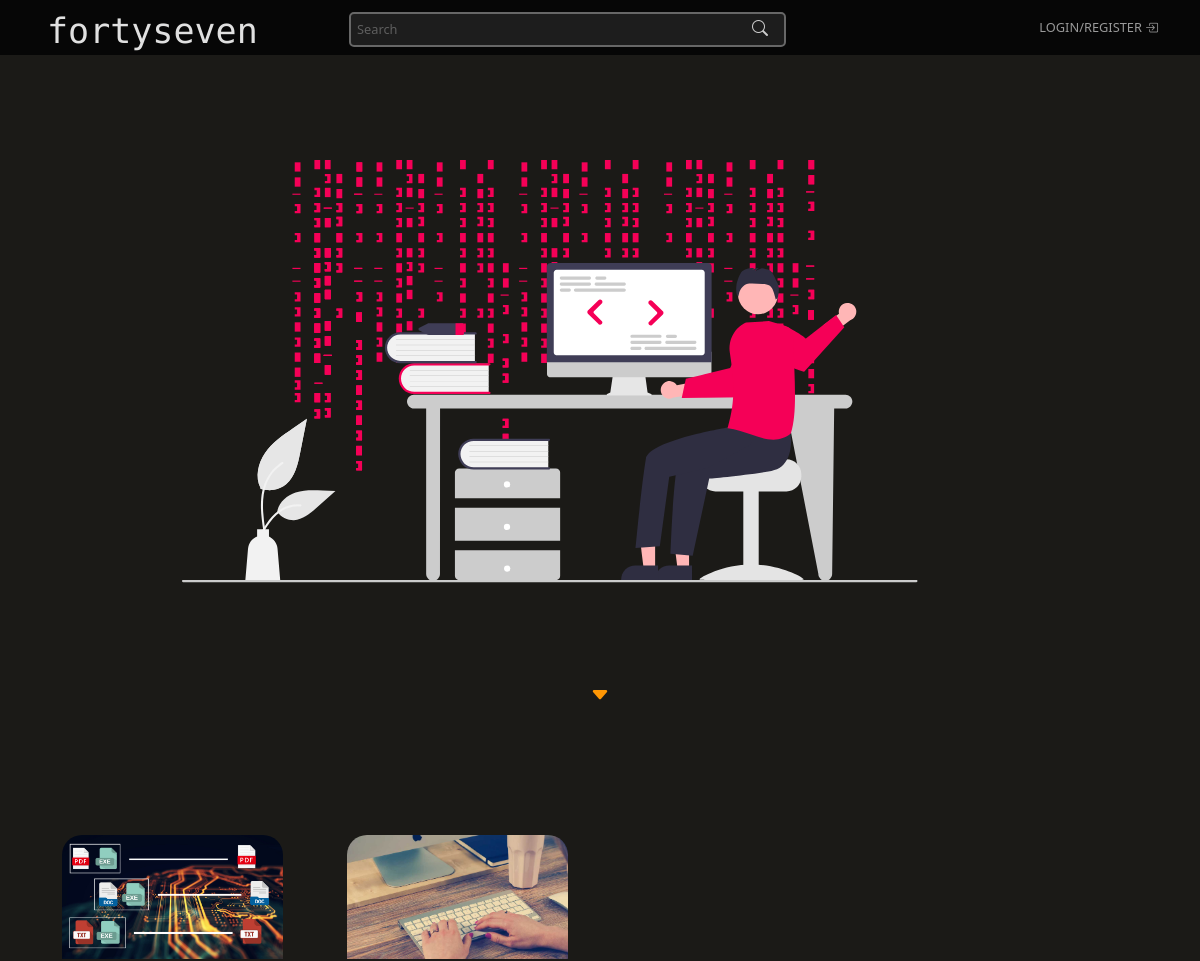
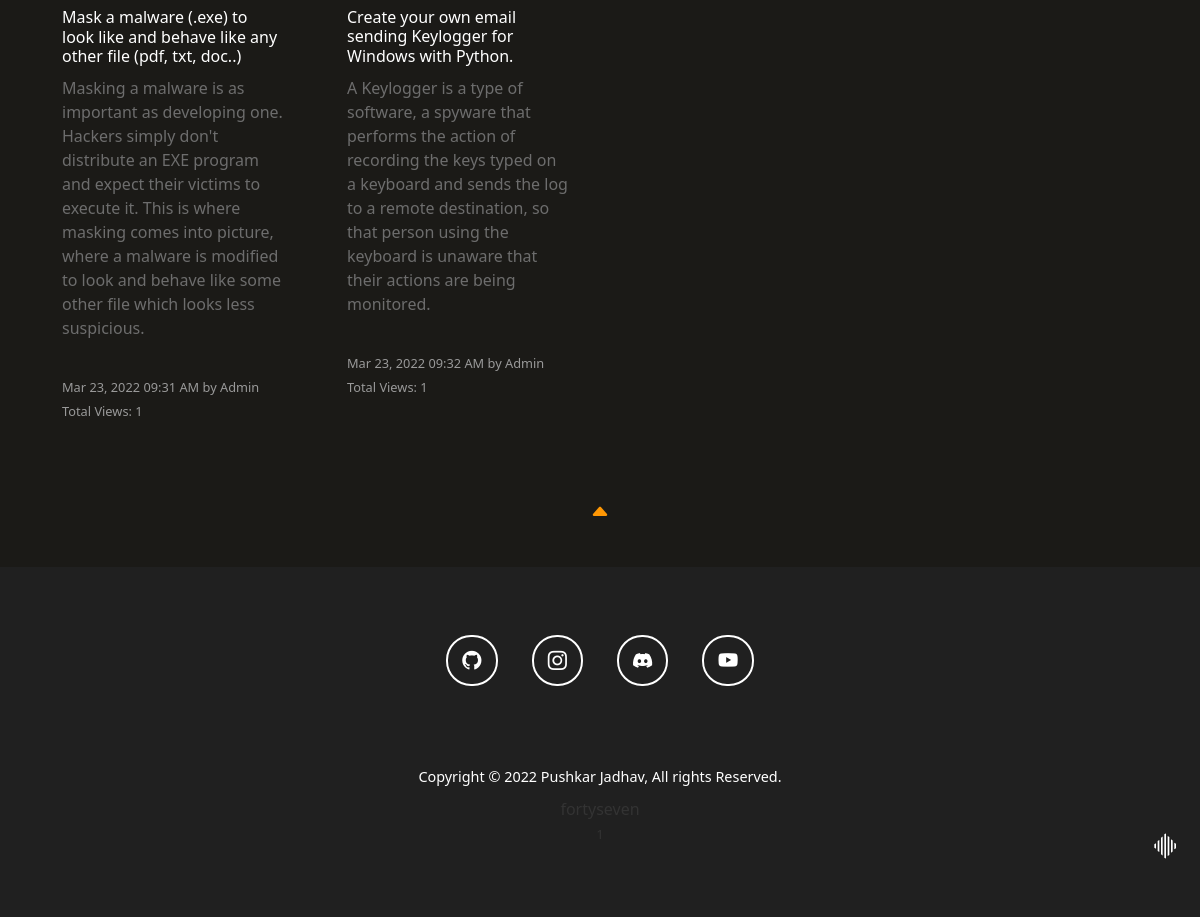
The page / on the database its author committed (2 pictures, top to bottom).
### blogs/models.py (models this page shows, shortened)
class Blog(models.Model):
    title = models.CharField(max_length=1000)
    gist = models.CharField(max_length=1000)
    content = FroalaField()
    slug = models.SlugField(max_length=1000, null=True, blank=True)
    image = models.ImageField(upload_to='blogs')
    user = models.ForeignKey(User, blank=True , null=True , on_delete=models.CASCADE)
    created_at = models.DateTimeField(auto_now_add=True)
    upload_to = models.DateTimeField(auto_now=True)
    views = models.ManyToManyField(ViewsModel, related_name="post_views", blank=True)
    def total_views(self):
        return self.views.count()

### blogs/views.py (the view)
# urls.py: path('', views.Homepage, name='homepage'),
def Homepage(request):
    context = {}
    ip = get_ip(request)
    if not ViewsModel.objects.filter(total_visits = ip).exists():
        ViewsModel.objects.create(total_visits = ip)
    visitor_count = ViewsModel.objects.all().count()
    context['visitorCount'] = visitor_count
    context['blogs'] = Blog.objects.all()
    return render(request, 'homepage.html', context)

### blogs/helpers.py (called while the page is built)
def get_ip(request):
    x_forwarded_for = request.META.get('HTTP_X_FORWARDED_FOR')
    if x_forwarded_for:
        print ("returning FORWARDED_FOR")
        ip = x_forwarded_for.split(',')[-1].strip()
    elif request.META.get('HTTP_X_REAL_IP'):
        print ("returning REAL_IP")
        ip = request.META.get('HTTP_X_REAL_IP')
    else:
        print ("returning REMOTE_ADDR")
        ip = request.META.get('REMOTE_ADDR')
    return ip

### template/homepage.html (shortened to what this page needs)
{% extends 'base.html' %}
{% load static %}
{% block start %}
<div class="lander" id="lander">
  <div>
  </div>
  <div class="container container-head">
    <div class="row header-img-row">
      <div class="col-lg-2"></div>
      <div class="col-lg-8 header-img">
        <img src="{% static 'img/blog-assests/homepage-img.svg' %}" alt="homepage-img">
      </div>
      <div class="col-lg-2"></div>
    </div>
    <div class="row">
      <div class="col-lg-12">
        <div class="bouncer">
          <a class="btn-bounce bounce" href="#blogs-container"><i class="bi bi-caret-down-fill"></i></a>
        </div>
      </div>
    </div>
  </div>
  <div class="container" id="blogs-container">
    <div class="row">
      {% for blog in blogs %}
      <div class="col-lg-3 col-md-6 col-10 blog-list">
        <div class="blog-content">
          <a href="{% url 'blogs:blog-detail' blog.slug %}">
            <img src="/media/{{blog.image}}" alt="">
            <h4>{{blog.title}}</h4>
            <p>{{blog.gist|safe}}</p><br>
            <span>{{blog.created_at|date:"M d, Y"}} {{blog.created_at|time:"h:i A"}} by
              {{blog.user.first_name}}</span><br>
            <span>Total Views: {{blog.total_views}}</span>
          </a>
        </div>
      </div>
      {% endfor %}
    </div>
  </div>
</div>
{% endblock %}

### template/base.html (shortened to what this page needs)
<!doctype html>
<html lang="en">
<head>
  {% load static %}
  <link rel="stylesheet" type="text/css" href="{% static 'styles/blog-styles.css' %}">
  <link href="https://cdn.jsdelivr.net/npm/bootstrap@5.0.2/dist/css/bootstrap.min.css" rel="stylesheet"
>
  <link rel="stylesheet" href="https://cdn.jsdelivr.net/npm/bootstrap-icons@1.8.1/font/bootstrap-icons.css">
  <link rel="stylesheet" href="https://cdn.jsdelivr.net/gh/devicons/devicon@v2.14.0/devicon.min.css">
</head>
<body>
  <div id="navbar">
    <div class="container">
      <div class="row">
        <div class="col-lg-2 col-md-2 brand">
          <div class="heading-text">
            <a href="/">
              <h1>fortyseven</h1>
            </a>
          </div>
        </div>
        <div class="col-lg-6 col-md-6 col-12 searchBar">
          <form action="{% url 'blogs:search-page' %}" id="search-bar" method="GET">
            <input id="serchField" name="search" type="text" placeholder="Search">
            <button type="submit"><i class="bi bi-search"></i></button>
          </form>
        </div>
        <div class="col-lg-4 col-sm-4 nav-contents">
          {% if request.user.is_authenticated %}
          <div class="dropdown">
            <button class="btn btn-secondary" type="button" id="dropdownMenuButton2" data-bs-toggle="dropdown"
              aria-expanded="false">
              {% if request.user.profile.profilePicture %}
              <div class="profileImg" style="background-image: url('{{request.user.profile.profilePicture.url}}');">
                {% else %}
                <div class="profileImg">
                  {% endif %}
                </div>
            </button>
            <style>
              .profileImg {
                background-image: url("{% static 'img/blog-assests/default-profile-img.svg' %}");
              }
            </style>
            <ul class="dropdown-menu dropdown-menu-dark" aria-labelledby="dropdownMenuButton2">
              <li><a class="dropdown-item" href="{% url 'blogs:my-profile' %}">Profile</a></li>
              {% if request.user.is_staff %}
              <li><a class="dropdown-item" href="{% url 'blogs:my-blogs' %}">My Blogs</a></li>
              <li><a class="dropdown-item" href="{% url 'blogs:add-blog' %}">Add Blogs</a></li>
              {% endif %}
              <li>
                <hr class="dropdown-divider">
              </li>
              <li><a class="dropdown-item" href="{% url 'blogs:logout-view' %}">Logout</a></li>
            </ul>
          </div>
          {% else %}
          <a class="btnLoginLogout" href="{% url 'blogs:login' %}">LOGIN/REGISTER <i
              class="bi bi-box-arrow-in-right"></i></a>
          {% endif %}
        </div>
      </div>
    </div>
  </div>
  {% block start %}
  {% endblock %}
  <div class="container">
    <div class="row">
      <div class="bouncer">
        <a class="btn-bounce bounce" href="#navigate-top"><i class="bi bi-caret-up-fill"></i></a>
      </div>
    </div>
  </div>
  <footer class="">
    <div class="container footer-container">
      <div class="row icons-row">
        <section class="mb-12 icon-sec">
          <a class="btn-footer" href="#!" role="button"><i class="bi bi-github"></i></a>
          <a class="btn-footer" href="#!" role="button"><i class="bi bi-instagram"></i></a>
          <a class="btn-footer" href="#!" role="button"><i class="bi bi-discord"></i></a>
          <a class="btn-footer" href="#!" role="button"><i class="bi bi-youtube"></i></a>
        </section>
      </div>
      <div class="row copyright">
        <p>Copyright ©
          <script>document.write(new Date().getFullYear());</script> Pushkar Jadhav, All rights Reserved.
        </p>
      </div>
      <div class="row">
        <div class="footer-text">
          <a href="{% url 'portfolio:portfolio' %}">fortyseven</a><br>
          <a class="visit-counter" data-toggle="tooltip" data-placement="right"
            title="Total Unique Visitors">{{visitorCount | safe}}</a>
        </div>
      </div>
    </div>
  </footer>
</body>
</html>

### static/styles/blog-styles.css (style rules this page uses)
body, html { background-color: #1B1A17 !important; font-family: 'Roboto', sans-serif; }
html { scroll-behavior: smooth !important; }
#navbar { background-color: rgba(6, 6, 6, 0.950); position: fixed; z-index: 1000; width: 100%; height: 55px; transition: top 0.3s ease; }
.searchBar { text-align: right; opacity: 0.8; }
.searchBar button { background: none; border: none; margin-left: -3em; color: white; padding: 4px 10px 5px 10px; transition: all 0.3s ease-in-out; }
.searchBar input { margin-top: 12px; }
.nav-contents { padding: 15px; }
.nav-contents a { text-decoration: none; color: #6d6d6d; font-size: 0.8em; transition: all 0.2s ease-in-out; font-weight: 500; }
.nav-contents { text-align: end; padding: 8px; }
.nav-contents .btnLoginLogout { display: block; margin-top: 10px; color: #999999; transition: all 0.3s ease-in-out; }
.heading-text { text-align: left; padding: 5px; margin-top: 5px; }
.heading-text a { text-decoration: none; }
.heading-text h1 { color: #e0e0e0; font-family: 'Libre Barcode 39 Text'; font-size: 35px; }
.container-head { height: 100vh; width: 100%; }
.header-img { top: 20%; left: 20%; display: flex; }
.header-img-row { height: 80vh; }
.header-img img { margin-left: -50px; margin-top: 10em; max-width: 100%; }
.logo-sign { position: absolute; width: 45px; height: 30px; right: 2%; bottom: 3%; margin-left: -27px; margin-top: -15px; transition: all .2s ease; }
.bouncer { text-align: center; }
.btn-bounce { color: #FF9704; font-size: 20px; margin: 40px; display: inline-block; transition: all ease-in 0.3s; -webkit-transition: all ease-in 0.3s; -moz-transition: all ease-in 0.3s; }
.bounce { -webkit-border-radius: 50%; -moz-border-radius: 50%; -ms-border-radius: 50%; border-radius: 50%; animation: bounce 2s infinite; -webkit-animation: bounce 2s infinite; -moz-animation: bounce 2s infinite; -o-animation: bounce 2s infinite; }
.blog-list { padding: 15px; margin-top: 80px; }
input { width: 80%; font-size: 0.8em !important; padding: 6px; border: 2px solid grey; border-radius: 5px; background-color: #232323; margin-top: 20px; color: #e0e0e0; }
.blog-content { border-radius: 20px; padding: 20px; transition: all 0.3s ease-in-out; }
.blog-content img { width: 100%; max-height: 150px; border-top-left-radius: 20px; border-top-right-radius: 20px; }
.blog-content h4 { font-size: 1em; margin: 10px 0px 10px; text-align: left; color: white; }
.blog-content p { margin: 10px 0px 10px; color: #6d6d6d; }
.blog-content span { font-size: 0.8em; color: #999999; }
.blog-content a { text-decoration: none; }
footer { height: 350px; background-color: rgb(32, 32, 32); }
.btn-footer { margin: 15px !important; }
.icon-sec { margin-top: 60px !important; margin-bottom: 60px; text-align: center; padding: 20px; }
.icon-sec a { font-size: 1.2em; color: white; border: 2px solid white; border-radius: 25px; padding: 10px 14px; transition: all 0.3s ease-in-out; }
.copyright { text-align: center; color: white; }
.copyright p { padding: 10px; font-size: 0.9em; margin: 0px !important; }
.footer-text { margin-bottom: 60px; text-align: center; }
.footer-text a { color: #333; text-decoration: none; font-size: 16px; transition: all ease 0.5s; -webkit-transition: all ease 0.5s; -moz-transition: all ease 0.5s; }
.footer-text .visit-counter { cursor: pointer; font-size: 13px !important; }

### rows shown on the page
Blog: image (picture), title "Mask a malware (.exe) to look like and behave like any other file (pdf, txt, doc..)", gist "Masking a malware is as important as developing one. Hackers simply don't distribute an EXE program and expect their victims to execute it. This is where masking comes into picture, where a malware is modified to look and behave like some other file which looks less suspicious.", created_at "Mar 23, 2022", created_at "09:31 AM", user.first_name "Admin", total_views "1"
Blog: image (picture), title "Create your own email sending Keylogger for Windows with Python.", gist "A Keylogger is a type of software, a spyware that performs the action of recording the keys typed on a keyboard and sends the log to a remote destination, so that person using the keyboard is unaware that their actions are being monitored.", created_at "Mar 23, 2022", created_at "09:32 AM", user.first_name "Admin", total_views "1"
